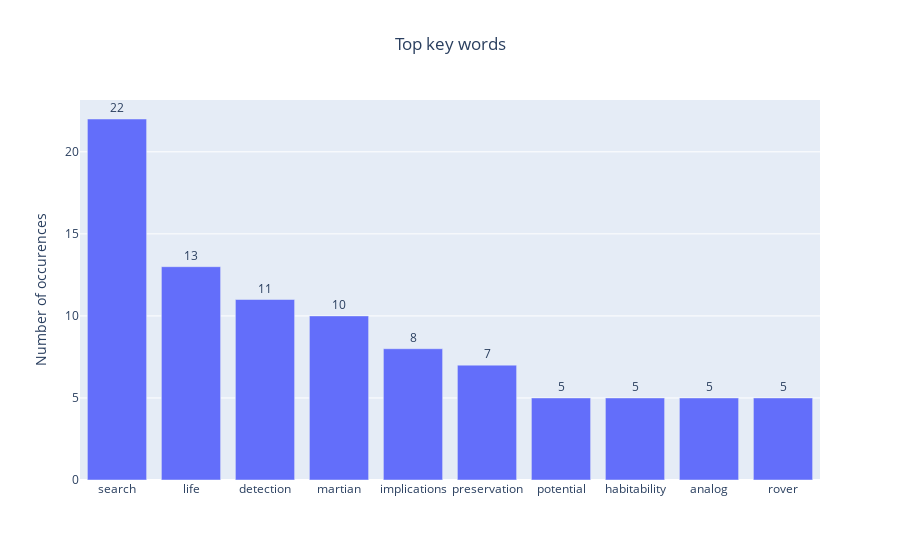

The cell this chart's notebook holds for it:
### Markdown cell above
#### Top key words

### Code cell
fig_8 = plots.make_top_key_words(df, query)
fig_8.show()

### Figure 1 — Plotly figure (JSON) as saved in the notebook; plotly's stock layout.template omitted (floating-point values rounded to 4 significant figures)
{"data": [{"textangle": 0, "textposition": "outside", "texttemplate": "%{y}", "type": "bar", "x": ["search", "life", "detection", "martian", "implications", "preservation", "potential", "habitability", "analog", "rover"], "y": [22, 13, 11, 10, 8, 7, 5, 5, 5, 5]}], "layout": {"title": {"text": "Top key words", "x": 0.5}, "yaxis": {"title": {"text": "Number of occurences"}}}}
